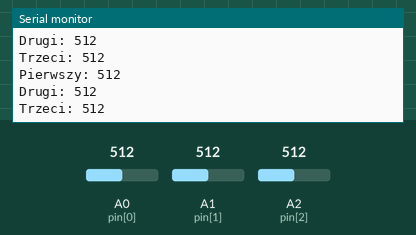
Simulated run of this sketch. Board: Arduino Uno, built with avr-gcc and run on an emulated ATmega328P. Parts: the last lines printed to the serial monitor. The inputs (shaded band) are chosen by the test bench; at power-on: A0 (pin[0]) = 512, A1 (pin[1]) = 512, A2 (pin[2]) = 512. The audio player accepts every command and is not drawn.

Above: at 1.7 s.
1.8 s: A0 (pin[0]) set to 716
At 2.33 s:
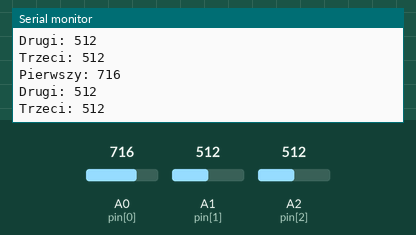
3.3 s: A1 (pin[1]) set to 716
At 3.84 s:
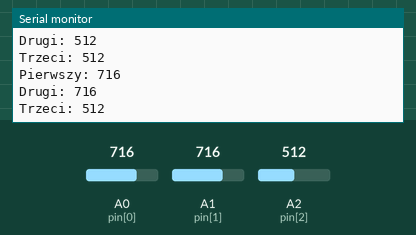
4.8 s: A2 (pin[2]) set to 716
At 5.34 s:
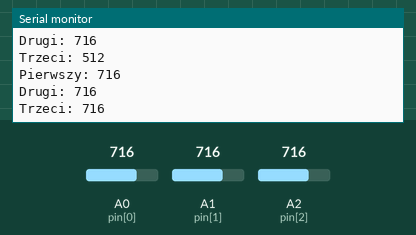
6.3 s: A0 (pin[0]) set to 900
At 7.4 s:
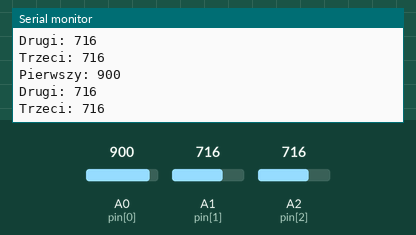
7.8 s: A1 (pin[1]) set to 900
At 8.4 s:
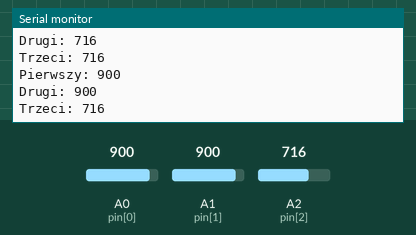
9.3 s: A2 (pin[2]) set to 900
At 10.7 s:
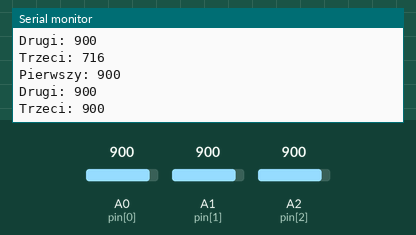
Timing chart, 0 to 11.8 s (numbered marks = the images above; inputs shaded):
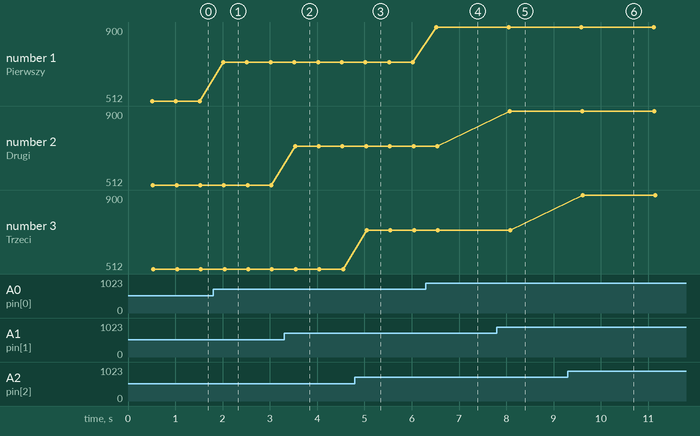

The sketch:

physicsProject.ino
```cpp
#include "SoftwareSerial.h"
#include "DFRobotDFPlayerMini.h"

SoftwareSerial mySoftwareSerial(11, 10); // RX, TX
DFRobotDFPlayerMini player;

int pin[] = {A0, A1, A2};

void setup() {
  Serial.begin(9600);
  mySoftwareSerial.begin(9600);
  player.begin(mySoftwareSerial);
  player.volume(30);
}

void loop() {
  int value1 = analogRead(pin[0]);
  int value2 = analogRead(pin[1]);
  int value3 = analogRead(pin[2]);

  Serial.print("Pierwszy: ");
  Serial.println(value1);

  Serial.print("Drugi: ");
  Serial.println(value2);

  Serial.print("Trzeci: ");
  Serial.println(value3);

  Serial.println();

  if(value1 >= 900){
    player.play(1);
    delay(1000);
  }
  else if(value2 >= 900){
    player.play(2);
    delay(1000);
  }
  else if(value3 >= 900){
    player.play(3);
    delay(1000);
  }
  delay(500);

}
```

Measured:
- after the input at 1.8 s, the serial monitor: prints a new line after 0.21 s (image 1)
- after the input at 3.3 s, the serial monitor: prints a new line after 0.23 s (image 2)
- after the input at 4.8 s, the serial monitor: prints a new line after 0.25 s (image 3)
- after the input at 6.3 s, the serial monitor: prints a new line after 0.22 s (image 4)
- after the input at 7.8 s, the serial monitor: prints a new line after 0.27 s (image 5)
- after the input at 9.3 s, the serial monitor: prints a new line after 0.31 s (image 6)
- plotted number 1: 512 → 716 after the input at 1.8 s, 716 → 900 after the input at 6.3 s
